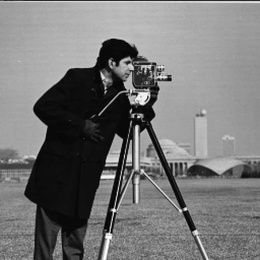
%> input picture GaborFilter/version_1/cameraman.jpg, 260 x 260 px, shrunk from 512 x 512 before the run
$ octave main.m   (GNU Octave 9; MATLAB toolbox functions it lacks are replaced by stand-ins)
%> lines starting %> are read from the running program, lines starting %| are printed output that depends on the picture
### GaborFilter/version_1/modulation.m

%This funtion is used to modulation the image.The paremeter CameraMann is
%an input image the Complex with variable 1 represents the Real part
%variable 2 is representing imaginary part. Ohterwise display error.
function [f] = modulation(CameraMan,Complex)

u0 = 1/5;
v0 = 1/5;

r = size(CameraMan,1);
c = size(CameraMan,2);

Re = zeros(r,c);
Im = zeros(r,c);
f = zeros(r,c);
m = zeros(r,c);

if Complex == 1;
for i = 1:size(CameraMan,1)
    for j = 1:size(CameraMan,2)
        Re(i,j) = cos(2*pi*(u0*i+v0*j));
        f(i,j) = CameraMan(i,j)*Re(i,j);
    end
end
elseif Complex == 2;
    for i = 1:size(CameraMan,1)
        for j = 1:size(CameraMan,2)
           Im(i,j) = sin(2*pi*(u0*i+v0*j));
           f(i,j) = CameraMan(i,j)*Im(i,j);
        end
    end
else
    disp('Parameter error');
end

% [8 lines of commented-out code are left out]


### GaborFilter/version_1/gabor_filter.m
% close all
% clear all
% clc
% tic

function [f] = gabor_filter(u,v,cita,Image)
% [5 lines of commented-out code are left out]
mu = [0 0];
limit = 2;
inc = 0.05;
[X, Y] = meshgrid(-limit:inc:limit, -limit:inc:limit);
X_matrix = [X(:) Y(:)];
% cita = 1*pi/4;
C11 = (u^2)*(cos(cita))^2+(v^2)*(sin(cita))^2;
C12 = (u^2-v^2)*cos(cita)*sin(cita);
C21 = (u^2-v^2)*cos(cita)*sin(cita);
C22 = (u^2)*(sin(cita))^2+(v^2)*(cos(cita))^2;
 Cov_M = [C11,C12,
       C21,C22];
   Z = mvnpdf_1(X_matrix,mu,Cov_M);
   Z = reshape(Z,size(-limit:inc:limit,2),size(-limit:inc:limit,2));
% [6 lines of commented-out code are left out]
CM = Image;
%figure; imshow(CM);
%title('Orignal');
ReCM = modulation(CM,1);
ImgCM = modulation(CM,2);
% [8 lines of commented-out code are left out]
C_ReCM = conv2(ReCM,Z,'same');
C_ImgCM = conv2(ImgCM,Z,'same');
% [9 lines of commented-out code are left out]
De_ReCM = Demodulation(C_ReCM,1);
De_ImgCM = Demodulation(C_ImgCM,2);
% [8 lines of commented-out code are left out]
f = sqrt(De_ReCM.^2+De_ImgCM.^2);
% figure
% imshow(f,[]);
% title('final');
end

### GaborFilter/version_1/Demodulation.m

%This funtion is used to demodulation the image.The paremeter CameraMann is
%an input image the Complex with variable 1 represents the Real part
%variable 2 is representing imaginary part. Ohterwise display error.
function [f] = Demodulation(CameraMan,Complex)

u0 = -1/5;
v0 = -1/5;

r = size(CameraMan,1);
c = size(CameraMan,2);

Re = zeros(r,c);
Im = zeros(r,c);
f = zeros(r,c);
%d = zeros(r,c);

if Complex == 1;
for i = 1:size(CameraMan,1)
    for j = 1:size(CameraMan,2)
        Re(i,j) = cos(2*pi*(u0*i+v0*j));
        f(i,j) = CameraMan(i,j)*Re(i,j);
    end
end
elseif Complex == 2;
    for i = 1:size(CameraMan,1)
        for j = 1:size(CameraMan,2)
           Im(i,j) = sin(2*pi*(u0*i+v0*j));
           f(i,j) = CameraMan(i,j)*Im(i,j);
        end
    end
else
    disp('Parameter error');
end

% [8 lines of commented-out code are left out]


### GaborFilter/version_1/mvnpdf_1.m
function y = mvnpdf_1(X, Mu, Sigma)
%MVNPDF Multivariate normal probability density function (pdf).
%   Y = MVNPDF(X) returns the probability density of the multivariate normal
%   distribution with zero mean and identity covariance matrix, evaluated at
%   each row of X.  Rows of the N-by-D matrix X correspond to observations or
%   points, and columns correspond to variables or coordinates.  Y is an
%   N-by-1 vector.
%
%   Y = MVNPDF(X,MU) returns the density of the multivariate normal
%   distribution with mean MU and identity covariance matrix, evaluated
%   at each row of X.  MU is a 1-by-D vector, or an N-by-D matrix, in which
%   case the density is evaluated for each row of X with the corresponding
%   row of MU.  MU can also be a scalar value, which MVNPDF replicates to
%   match the size of X.
%
%   Y = MVNPDF(X,MU,SIGMA) returns the density of the multivariate normal
%   distribution with mean MU and covariance SIGMA, evaluated at each row
%   of X.  SIGMA is a D-by-D matrix, or an D-by-D-by-N array, in which case
%   the density is evaluated for each row of X with the corresponding page
%   of SIGMA, i.e., MVNPDF computes Y(I) using X(I,:) and SIGMA(:,:,I).
%   If the covariance matrix is diagonal, containing variances along the
%   diagonal and zero covariances off the diagonal, SIGMA may also be
%   specified as a 1-by-D matrix or a 1-by-D-by-N array, containing
%   just the diagonal. Pass in the empty matrix for MU to use its default
%   value when you want to only specify SIGMA.
%
%   If X is a 1-by-D vector, MVNPDF replicates it to match the leading
%   dimension of MU or the trailing dimension of SIGMA.
%
%   Example:
%
%      mu = [1 -1]; Sigma = [.9 .4; .4 .3];
%      [X1,X2] = meshgrid(linspace(-1,3,25)', linspace(-3,1,25)');
%      X = [X1(:) X2(:)];
%      p = mvnpdf(X, mu, Sigma);
%      surf(X1,X2,reshape(p,25,25));
%
%   See also MVTPDF, MVNCDF, MVNRND, NORMPDF.

%   Copyright 1993-2008 The MathWorks, Inc.
%   $Revision: 1.2.4.8 $  $Date: 2008/02/29 13:12:08 $

if nargin<1
    error('stats:mvnpdf:TooFewInputs','Requires at least one input.');
elseif ndims(X)~=2
    error('stats:mvnpdf:InvalidData','X must be a matrix.');
end

% Get size of data.  Column vectors provisionally interpreted as multiple scalar data.
[n,d] = size(X);
if d<1
    error('stats:mvnpdf:TooFewDimensions','X must have at least one column.');
end

% Assume zero mean, data are already centered
if nargin < 2 || isempty(Mu)
    X0 = X;

% Get scalar mean, and use it to center data
elseif numel(Mu) == 1
    X0 = X - Mu;

% Get vector mean, and use it to center data
elseif ndims(Mu) == 2
    [n2,d2] = size(Mu);
    if d2 ~= d % has to have same number of coords as X
        error('stats:mvnpdf:InputSizeMismatch',...
              'X and MU must have the same number of columns.');
    elseif n2 == n % lengths match
        X0 = X - Mu;
    elseif n2 == 1 % mean is a single row, rep it out to match data
        X0 = bsxfun(@minus,X,Mu);
    elseif n == 1 % data is a single row, rep it out to match mean
        n = n2;
        X0 = bsxfun(@minus,X,Mu);
    else % sizes don't match
        error('stats:mvnpdf:InputSizeMismatch',...
              ['X or MU must be a row vector, or X and MU must have the '...
              'same number of rows.']);
    end

else
    error('stats:mvnpdf:BadMu','MU must be a matrix.');
end

% Assume identity covariance, data are already standardized
if nargin < 3 || isempty(Sigma)
    % Special case: if Sigma isn't supplied, then interpret X
    % and Mu as row vectors if they were both column vectors
    if (d == 1) && (numel(X) > 1)
        X0 = X0';
        d = size(X0,2);
    end
    xRinv = X0;
    logSqrtDetSigma = 0;

% Single covariance matrix
elseif ndims(Sigma) == 2
    sz = size(Sigma);
    if sz(1)==1 && sz(2)>1
        % Just the diagonal of Sigma has been passed in.
        sz(1) = sz(2);
        sigmaIsDiag = true;
    else
        sigmaIsDiag = false;
    end

    % Special case: if Sigma is supplied, then use it to try to interpret
    % X and Mu as row vectors if they were both column vectors.
    if (d == 1) && (numel(X) > 1) && (sz(1) == n)
        X0 = X0';
        d = size(X0,2);
    end

    %Check that sigma is the right size
    if sz(1) ~= sz(2)
        error('stats:mvnpdf:BadCovariance',...
              'SIGMA must be a square matrix or a vector.');
    elseif ~isequal(sz, [d d])
        error('stats:mvnpdf:InputSizeMismatch',...
              ['SIGMA must be a square matrix with size equal to the ' ...
              'number of columns in X, or a row vector with length '...
              'equal to the number of columns in X.']);
    else
        if sigmaIsDiag
            if any(Sigma<=0)
                error('stats:mvnpdf:BadDiagSigma', ...
                    'All elements of diagonal SIGMA must be positive.');
            end
            R = sqrt(Sigma);
            xRinv = bsxfun(@rdivide,X0,R);
            logSqrtDetSigma = sum(log(R));
        else
            % Make sure Sigma is a valid covariance matrix
            [R,err] = cholcov(Sigma,0);
            if err ~= 0
                error('stats:mvnpdf:BadCovariance', ...
                    'SIGMA must be symmetric and positive definite.');
            end
            % Create array of standardized data, and compute log(sqrt(det(Sigma)))
            xRinv = X0 / R;
            logSqrtDetSigma = sum(log(diag(R)));
        end
    end

% Multiple covariance matrices
elseif ndims(Sigma) == 3

    sz = size(Sigma);
    if sz(1)==1 && sz(2)>1
        % Just the diagonal of Sigma has been passed in.
        sz(1) = sz(2);
        Sigma = reshape(Sigma,sz(2),sz(3))';
        sigmaIsDiag = true;
    else
        sigmaIsDiag = false;
    end

    % Special case: if Sigma is supplied, then use it to try to interpret
    % X and Mu as row vectors if they were both column vectors.
    if (d == 1) && (numel(X) > 1) && (sz(1) == n)
        X0 = X0';
        [n,d] = size(X0);
    end

    % Data and mean are a single row, rep them out to match covariance
    if n == 1 % already know size(Sigma,3) > 1
        n = sz(3);
        X0 = repmat(X0,n,1); % rep centered data out to match cov
    end

    % Make sure Sigma is the right size
    if sz(1) ~= sz(2)
        error('stats:mvnpdf:BadCovariance',...
              'Each page of SIGMA must be a square matrix or a row vector.');
    elseif (sz(1) ~= d) || (sz(2) ~= d) % Sigma is a stack of dxd matrices
        error('stats:mvnpdf:InputSizeMismatch',...
              ['Each page of SIGMA must be a square matrix with size equal '...
              'to the number of columns in X, or a row vector with length '...
              'the same as the number of columns in X.']);
    elseif sz(3) ~= n
        error('stats:mvnpdf:InputSizeMismatch',...
              'SIGMA must have one page for each row of X.');
    else
        if sigmaIsDiag
            if any(any(Sigma<=0))
                error('stats:mvnpdf:BadDiagSigma', ...
                    'All elements of diagonal SIGMA must be positive.');
            end
            R = sqrt(Sigma);
            xRinv = X0./R;
            logSqrtDetSigma = sum(log(R),2);
        else
            % Create array of standardized data, and vector of log(sqrt(det(Sigma)))
            xRinv = zeros(n,d,superiorfloat(X0,Sigma));
            logSqrtDetSigma = zeros(n,1,class(Sigma));
            for i = 1:n
                % Make sure Sigma is a valid covariance matrix
                [R,err] = cholcov(Sigma(:,:,i),0);
                if err ~= 0
                    error('stats:mvnpdf:BadCovariance',...
                        'Each page of SIGMA must be symmetric and positive definite.');
                end
                xRinv(i,:) = X0(i,:) / R;
                logSqrtDetSigma(i) = sum(log(diag(R)));
            end
        end
    end

elseif ndims(Sigma) > 3
    error('stats:mvnpdf:BadCovariance',...
          'SIGMA must be a vector, a matrix, or a 3 dimensional array.');
end

% The quadratic form is the inner products of the standardized data
quadform = sum(xRinv.^2, 2);

y = exp(-0.5*quadform - logSqrtDetSigma - d*log(2*pi)/2);

### GaborFilter/version_1/cholcov.m
function [T,p] = cholcov(Sigma,flag)
%CHOLCOV  Cholesky-like decomposition for covariance matrix.
%   T = CHOLCOV(SIGMA) computes T such that SIGMA = T'*T.  SIGMA must be
%   square, symmetric, and positive semi-definite.  If SIGMA is positive
%   definite, then T is the square, upper triangular Cholesky factor.
%
%   If SIGMA is not positive definite, T is computed from an eigenvalue
%   decomposition of SIGMA.  T is not necessarily triangular or square in
%   this case.  Any eigenvectors whose corresponding eigenvalue is close to
%   zero (within a small tolerance) are omitted.  If any remaining
%   eigenvectors are negative, T is empty.
%
%   [T,P] = CHOLCOV(SIGMA) returns the number of negative eigenvalues of
%   SIGMA, and T is empty if P>0.  If P==0, SIGMA is positive semi-definite.
%
%   If SIGMA is not square and symmetric, P is NaN and T is empty.
%
%   [T,P] = CHOLCOV(SIGMA,0) returns P==0 if SIGMA is positive definite, and
%   T is the Cholesky factor.  If SIGMA is not positive definite, P is a
%   positive integer and T is empty.  [...] = CHOLCOV(SIGMA,1) is equivalent
%   to [...] = CHOLCOV(SIGMA).
%
%   Example:
%   Factor a rank-deficient covariance matrix C.
%       C = [2 1 1 2;1 2 1 2;1 1 2 2;2 2 2 3]
%       T = cholcov(C)
%       C2 = T'*T
%   Generate data with this covariance (aside from random variation).
%       C3 = cov(randn(10000,3)*T)
%
%   See also CHOL.

%   Copyright 1993-2006 The MathWorks, Inc.
%   $Revision: 1.1.6.3 $  $Date: 2007/08/20 16:47:47 $

if nargin < 2, flag = 1; end

% Test for square, symmetric
[n,m] = size(Sigma);
wassparse = issparse(Sigma);
tol = 10*eps(full(max(abs(diag(Sigma)))));
if (n == m) && all(all(abs(Sigma - Sigma') < tol))
    [T,p] = chol(Sigma);

    if p > 0
        % Test for positive definiteness
        if flag
            % Can get factors of the form Sigma==T'*T using the eigenvalue
            % decomposition of a symmetric matrix, so long as the matrix
            % is positive semi-definite.
            [U,D] = eig(full((Sigma+Sigma')/2));

            % Pick eigenvector direction so max abs coordinate is positive
            [ignore,maxind] = max(abs(U),[],1);
            negloc = (U(maxind + (0:n:(m-1)*n)) < 0);
            U(:,negloc) = -U(:,negloc);

            D = diag(D);
            tol = eps(max(D)) * length(D);
            t = (abs(D) > tol);
            D = D(t);
            p = sum(D<0); % number of negative eigenvalues

            if (p==0)
                T = diag(sqrt(D)) * U(:,t)';
            else
                T = [];
            end
        else
            T = [];
        end
    end

else
    T = [];
    p = NaN;
end

if wassparse
    T = sparse(T);
end

### GaborFilter/version_1/main.m
clear all
close all
clc
tic

I = imread('cameraman.jpg');
%> I is the input picture: size 260x260 uint8; min 0, max 255, mean 118.7
I = double(I);
%> I: size 260x260 double

 f1 = gabor_filter(0.25,0.5,0,I);
%> after the loop in modulation, `for i = 1:size(CameraMan,1)`:
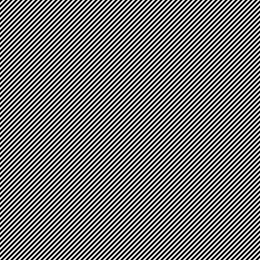
%> Re: size 260x260 double; min -0.809, max 1, mean -2.6e-16; drawn with min black and max white
%> call 2 of modulation, with Complex = 2
%> after the loop in modulation (call 2), `for i = 1:size(CameraMan,1)`:
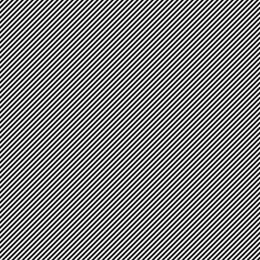
%> Im: size 260x260 double; min -0.951, max 0.951, mean -3.34e-15; drawn with min black and max white
%> call 2 of Demodulation, with Complex = 2
%> after the loop in Demodulation (call 2), `for i = 1:size(CameraMan,1)`:
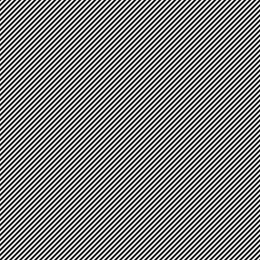
%> Im: size 260x260 double; min -0.951, max 0.951, mean 3.34e-15; drawn with min black and max white
%> after the loop in Demodulation (call 2), `for i = 1:size(CameraMan,1)`:
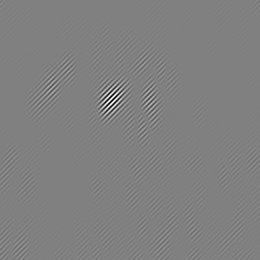
%> f: size 260x260 double; min -2500.4, max 2465.9, mean 0; drawn with min black and max white
  f2 = gabor_filter(0.25,0.5,pi/4,I);
 f3 = gabor_filter(0.25,0.5,3*pi/4,I);
 f4 = gabor_filter(0.25,0.5,pi/2,I);
%> call 4 of gabor_filter, with u = 0.25, v = 0.5, cita = 1.57
%> in gabor_filter (call 4), `C_ReCM = conv2(ReCM,Z,'same');`:
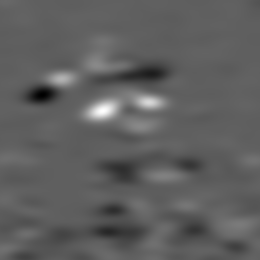
%> C_ReCM: size 260x260 double; min -1285.6, max 2148.4, mean -0.9; drawn with min black and max white
%> in gabor_filter (call 4), `C_ImgCM = conv2(ImgCM,Z,'same');`:
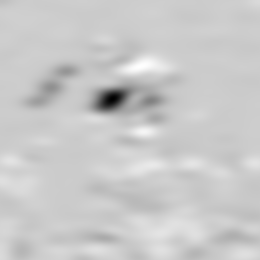
%> C_ImgCM: size 260x260 double; min -2703.1, max 677.3, mean -32.7; drawn with min black and max white
%> in gabor_filter (call 4), `f = sqrt(De_ReCM.^2+De_ImgCM.^2);`:
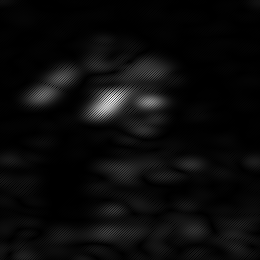
%> f: size 260x260 double; min 0.0119, max 2559.7, mean 111.8; drawn with min black and max white
% [6 lines of commented-out code are left out]
 output2 =  f1+f2+f3+f4;
% figure
 imshow(output2,[]);
toc
